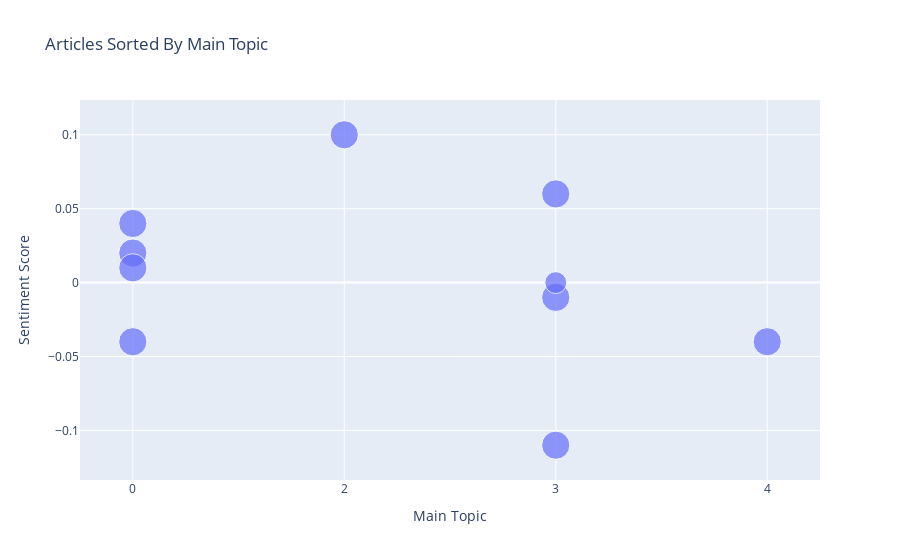

Write notebook code for a chart like this one.
### Markdown cell above
# Visualize all articles on their main topic

### Code cell
df_main_topic['Shortened Address'] = df_main_topic['URL'].str.slice(0,35) #shorten the urls to make them easier to read in hover text

df_main_topic = df_main_topic.sort_values('Main Topic') #sort df by main topic so it is in order in the graph.

fig_w_topics = px.scatter(df_main_topic, x="Main Topic", y="Sentiment Score",
                         size="Main Topic Score", custom_data = ['Shortened Address', 'Sentiment Label', 'Main Topic Score'],
                         title="Articles Sorted By Main Topic")#creating a scatter plot with x, y, and color from our df. 
#The custom_data is what we will add to our hover text

fig_w_topics.update_traces(hovertemplate="<br>".join(["Address: %{customdata[0]}",
                                                     "Sentiment Label: %{customdata[1]}",
                                                     "Main Topic Score :%{customdata[2]}"])
                          )#set the hover text to show whatwas in custom_data

fig_w_topics.update_xaxes(type="category")#turn into categorical not continuous data for the x-axis

fig_w_topics.show()

### Figure 1 — Plotly figure (JSON) as saved in the notebook; plotly's stock layout.template omitted (floating-point values rounded to 4 significant figures)
{"data": [{"customdata": [["https://www.foxnews.com/politics/hu", "Neutral", 0.9978], ["https://www.foxnews.com/politics/hu", "Neutral Negative", 0.9978], ["https://apnews.com/article/hunter-b", "Neutral Negative", 0.9985], ["https://abcnews.go.com/Politics/com", "Neutral Negative", 0.9968], ["https://www.nation.com.pk/25-Jul-20", "Neutral Positive", 0.9949], ["https://www.foxnews.com/politics/do", "Neutral Positive", 0.9983], ["https://www.nation.com.pk/24-Dec-20", "Negative", 0.9943], ["https://www.cnn.com/2023/09/27/poli", "Neutral Negative", 0.9984], ["https://www.bbc.com/news/world-us-c", "PARERROR: WebBlockerError", 0.5996], ["https://www.nation.com.pk/21-Jun-20", "Neutral Negative", 0.9952]], "hovertemplate": "Address: %{customdata[0]}<br>Sentiment Label: %{customdata[1]}<br>Main Topic Score :%{customdata[2]}", "legendgroup": "", "marker": {"color": "#636efa", "size": [0.9978, 0.9978, 0.9985, 0.9968, 0.9949, 0.9983, 0.9943, 0.9984, 0.5996, 0.9952], "sizemode": "area", "sizeref": 0.002496, "symbol": "circle"}, "mode": "markers", "name": "", "orientation": "v", "showlegend": false, "type": "scatter", "x": [0, 0, 0, 0, 2, 3, 3, 3, 3, 4], "xaxis": "x", "y": [0.04, -0.04, 0.02, 0.01, 0.1, 0.06, -0.11, -0.01, 0, -0.04], "yaxis": "y"}], "layout": {"legend": {"itemsizing": "constant", "tracegroupgap": 0}, "title": {"text": "Articles Sorted By Main Topic"}, "xaxis": {"anchor": "y", "domain": [0, 1], "title": {"text": "Main Topic"}, "type": "category"}, "yaxis": {"anchor": "x", "domain": [0, 1], "title": {"text": "Sentiment Score"}}}}
